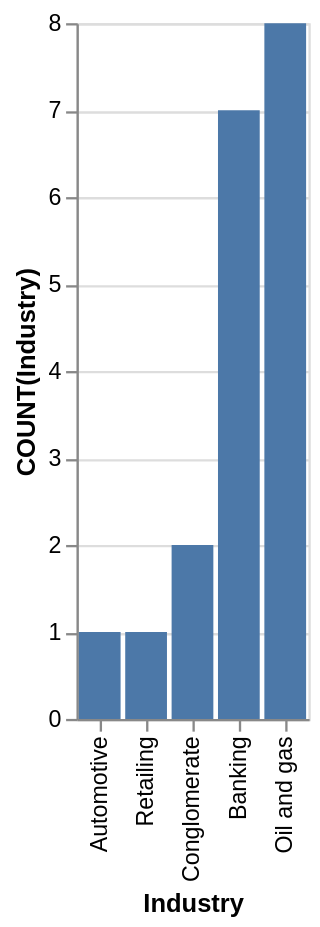

Write a Vega-Lite specification for this figure.
### Vega-Lite specification from a JSON file in a GitHub repository (floating-point values rounded to 4 significant figures)
{"data": {"values": [{"x_data": "Automotive", "y_data": 1}, {"x_data": "Retailing", "y_data": 1}, {"x_data": "Conglomerate", "y_data": 2}, {"x_data": "Banking", "y_data": 7}, {"x_data": "Oil and gas", "y_data": 8}]}, "mark": "bar", "encoding": {"x": {"field": "x_data", "type": "nominal", "title": "Industry", "sort": {"op": "sum", "field": "y_data", "order": "ascending"}}, "y": {"field": "y_data", "type": "quantitative", "title": "COUNT(Industry)"}}}
